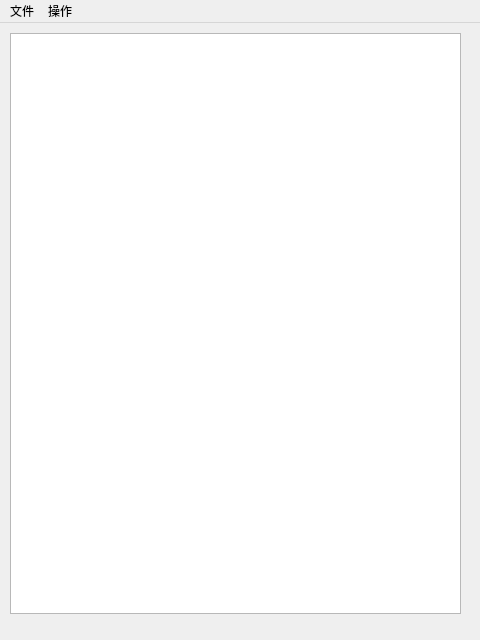
<?xml version="1.0" encoding="UTF-8"?>
<ui version="4.0">
 <class>MainWindow</class>
 <widget class="QMainWindow" name="MainWindow">
  <property name="geometry">
   <rect>
    <x>0</x>
    <y>0</y>
    <width>480</width>
    <height>640</height>
   </rect>
  </property>
  <property name="windowTitle">
   <string>Mini Airways Mod Manager</string>
  </property>
  <widget class="QWidget" name="centralwidget">
   <widget class="QTableWidget" name="tableWidget">
    <property name="geometry">
     <rect>
      <x>10</x>
      <y>10</y>
      <width>451</width>
      <height>581</height>
     </rect>
    </property>
   </widget>
  </widget>
  <widget class="QMenuBar" name="menuBar">
   <property name="geometry">
    <rect>
     <x>0</x>
     <y>0</y>
     <width>480</width>
     <height>22</height>
    </rect>
   </property>
   <widget class="QMenu" name="menu">
    <property name="title">
     <string>文件</string>
    </property>
    <addaction name="action_add"/>
    <addaction name="action_addwithzip"/>
    <addaction name="separator"/>
    <addaction name="action_quit"/>
   </widget>
   <widget class="QMenu" name="menu_2">
    <property name="title">
     <string>操作</string>
    </property>
    <addaction name="action_refresh"/>
    <addaction name="separator"/>
    <addaction name="action_modfolder"/>
    <addaction name="action_launchgame"/>
   </widget>
   <addaction name="menu"/>
   <addaction name="menu_2"/>
  </widget>
  <action name="action_add">
   <property name="text">
    <string>打开</string>
   </property>
  </action>
  <action name="action_quit">
   <property name="text">
    <string>退出</string>
   </property>
  </action>
  <action name="action_refresh">
   <property name="text">
    <string>刷新</string>
   </property>
  </action>
  <action name="action_modfolder">
   <property name="text">
    <string>打开mod文件夹</string>
   </property>
  </action>
  <action name="action_launchgame">
   <property name="text">
    <string>启动游戏</string>
   </property>
  </action>
  <action name="action_addwithzip">
   <property name="text">
    <string>通过zip打开</string>
   </property>
  </action>
 </widget>
 <resources/>
 <connections/>
</ui>
